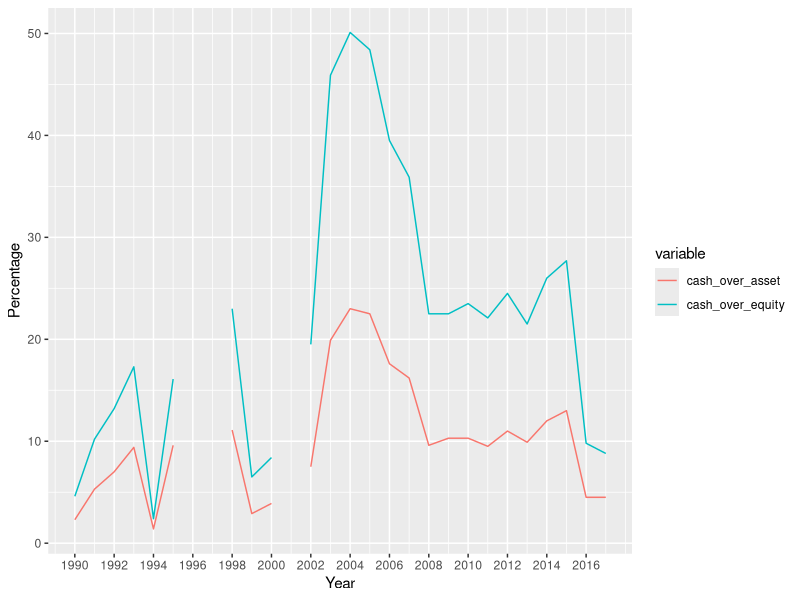

Reproduce this figure in R.
## ---- chunk 1
dat = read.csv("berkshire_fin_statement.csv", stringsAsFactors = F)
dat$cash_over_asset = round(100 * (dat$cash / dat$asset),1)
dat$cash_over_equity = round(100 * (dat$cash / dat$equity), 1)
## ---- chunk 2
library(ggplot2)
library(reshape2)
dat_long = melt(dat, id = c("year"))
dat_long = subset(dat_long, dat_long$variable == "cash_over_asset" |
                    dat_long$variable == "cash_over_equity")

ggplot(data = dat_long,
       aes(x = year, y = value, colour = variable)) +
       geom_line() + scale_x_continuous(breaks = seq(1990, 2017, 2)) +
       labs(x="Year",y="Percentage")
